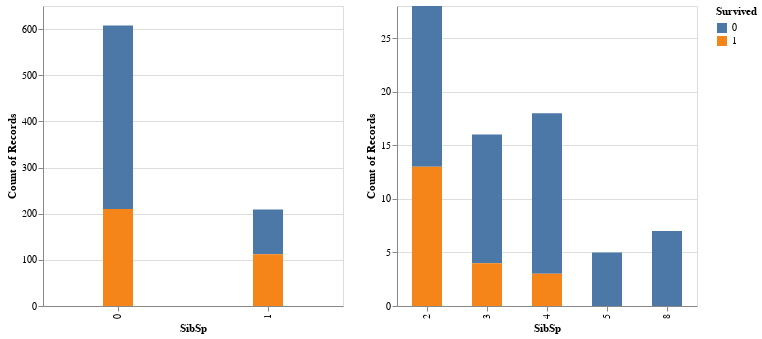

Write notebook code for a chart like this one.
### Markdown cell above
#### SibSp

### Code cell
sibsp1 = alt.Chart(data[data.SibSp<2]).mark_bar(size=30).encode(
    alt.X('SibSp:O'
         ),
    alt.Y('count(SibSp)'
         ),
    color='Survived:N'
    ).properties(width=300)

sibsp2 = alt.Chart(data[data.SibSp>=2]).mark_bar(size=30).encode(
    alt.X('SibSp:O'
         ),
    alt.Y('count(SibSp)'
         ),
    color='Survived:N'
    ).properties(width=300)

sibsp1 | sibsp2

### Figure 1 — Vega-Lite specification as saved in the notebook (floating-point values rounded to 4 significant figures; data arrays with more than 128 entries replaced by an {"elided": "..."} marker saying what was removed)
{"config": {"view": {"continuousWidth": 400, "continuousHeight": 300}}, "hconcat": [{"data": {"name": "data-114ed2adc50cb4a4e5c0cd982de52f1a"}, "mark": {"type": "bar", "size": 30}, "encoding": {"color": {"field": "Survived", "type": "nominal"}, "x": {"field": "SibSp", "type": "ordinal"}, "y": {"aggregate": "count", "field": "SibSp", "type": "quantitative"}}, "width": 300}, {"data": {"name": "data-793f9df5f7794fa8d683125e96cc0e83"}, "mark": {"type": "bar", "size": 30}, "encoding": {"color": {"field": "Survived", "type": "nominal"}, "x": {"field": "SibSp", "type": "ordinal"}, "y": {"aggregate": "count", "field": "SibSp", "type": "quantitative"}}, "width": 300}], "$schema": "https://vega.github.io/schema/vega-lite/v4.17.0.json", "datasets": {"data-114ed2adc50cb4a4e5c0cd982de52f1a": {"elided": "817 records"}, "data-793f9df5f7794fa8d683125e96cc0e83": [{"PassengerId": 8, "Survived": 0, "Pclass": 3, "Name": "Palsson, Master. Gosta Leonard", "Sex": "male", "Age": 2.0, "SibSp": 3, "Parch": 1, "Ticket": "349909", "Fare": 21.07, "Cabin": null, "Embarked": "S"}, {"PassengerId": 17, "Survived": 0, "Pclass": 3, "Name": "Rice, Master. Eugene", "Sex": "male", "Age": 2.0, "SibSp": 4, "Parch": 1, "Ticket": "382652", "Fare": 29.12, "Cabin": null, "Embarked": "Q"}, {"PassengerId": 25, "Survived": 0, "Pclass": 3, "Name": "Palsson, Miss. Torborg Danira", "Sex": "female", "Age": 8.0, "SibSp": 3, "Parch": 1, "Ticket": "349909", "Fare": 21.07, "Cabin": null, "Embarked": "S"}, {"PassengerId": 28, "Survived": 0, "Pclass": 1, "Name": "Fortune, Mr. Charles Alexander", "Sex": "male", "Age": 19.0, "SibSp": 3, "Parch": 2, "Ticket": "19950", "Fare": 263.0, "Cabin": "C23 C25 C27", "Embarked": "S"}, {"PassengerId": 39, "Survived": 0, "Pclass": 3, "Name": "Vander Planke, Miss. Augusta Maria", "Sex": "female", "Age": 18.0, "SibSp": 2, "Parch": 0, "Ticket": "345764", "Fare": 18.0, "Cabin": null, "Embarked": "S"}, {"PassengerId": 49, "Survived": 0, "Pclass": 3, "Name": "Samaan, Mr. Youssef", "Sex": "male", "Age": null, "SibSp": 2, "Parch": 0, "Ticket": "2662", "Fare": 21.68, "Cabin": null, "Embarked": "C"}, {"PassengerId": 51, "Survived": 0, "Pclass": 3, "Name": "Panula, Master. Juha Niilo", "Sex": "male", "Age": 7.0, "SibSp": 4, "Parch": 1, "Ticket": "3101295", "Fare": 39.69, "Cabin": null, "Embarked": "S"}, {"PassengerId": 60, "Survived": 0, "Pclass": 3, "Name": "Goodwin, Master. William Frederick", "Sex": "male", "Age": 11.0, "SibSp": 5, "Parch": 2, "Ticket": "CA 2144", "Fare": 46.9, "Cabin": null, "Embarked": "S"}, {"PassengerId": 64, "Survived": 0, "Pclass": 3, "Name": "Skoog, Master. Harald", "Sex": "male", "Age": 4.0, "SibSp": 3, "Parch": 2, "Ticket": "347088", "Fare": 27.9, "Cabin": null, "Embarked": "S"}, {"PassengerId": 69, "Survived": 1, "Pclass": 3, "Name": "Andersson, Miss. Erna Alexandra", "Sex": "female", "Age": 17.0, "SibSp": 4, "Parch": 2, "Ticket": "3101281", "Fare": 7.925, "Cabin": null, "Embarked": "S"}, {"PassengerId": 70, "Survived": 0, "Pclass": 3, "Name": "Kink, Mr. Vincenz", "Sex": "male", "Age": 26.0, "SibSp": 2, "Parch": 0, "Ticket": "315151", "Fare": 8.662, "Cabin": null, "Embarked": "S"}, {"PassengerId": 72, "Survived": 0, "Pclass": 3, "Name": "Goodwin, Miss. Lillian Amy", "Sex": "female", "Age": 16.0, "SibSp": 5, "Parch": 2, "Ticket": "CA 2144", "Fare": 46.9, "Cabin": null, "Embarked": "S"}, {"PassengerId": 86, "Survived": 1, "Pclass": 3, "Name": "Backstrom, Mrs. Karl Alfred (Maria Mathilda Gustafsson)", "Sex": "female", "Age": 33.0, "SibSp": 3, "Parch": 0, "Ticket": "3101278", "Fare": 15.85, "Cabin": null, "Embarked": "S"}, {"PassengerId": 89, "Survived": 1, "Pclass": 1, "Name": "Fortune, Miss. Mabel Helen", "Sex": "female", "Age": 23.0, "SibSp": 3, "Parch": 2, "Ticket": "19950", "Fare": 263.0, "Cabin": "C23 C25 C27", "Embarked": "S"}, {"PassengerId": 105, "Survived": 0, "Pclass": 3, "Name": "Gustafsson, Mr. Anders Vilhelm", "Sex": "male", "Age": 37.0, "SibSp": 2, "Parch": 0, "Ticket": "3101276", "Fare": 7.925, "Cabin": null, "Embarked": "S"}, {"PassengerId": 120, "Survived": 0, "Pclass": 3, "Name": "Andersson, Miss. Ellis Anna Maria", "Sex": "female", "Age": 2.0, "SibSp": 4, "Parch": 2, "Ticket": "347082", "Fare": 31.27, "Cabin": null, "Embarked": "S"}, {"PassengerId": 121, "Survived": 0, "Pclass": 2, "Name": "Hickman, Mr. Stanley George", "Sex": "male", "Age": 21.0, "SibSp": 2, "Parch": 0, "Ticket": "S.O.C. 14879", "Fare": 73.5, "Cabin": null, "Embarked": "S"}, {"PassengerId": 148, "Survived": 0, "Pclass": 3, "Name": "Ford, Miss. Robina Maggie \"Ruby\"", "Sex": "female", "Age": 9.0, "SibSp": 2, "Parch": 2, "Ticket": "W./C. 6608", "Fare": 34.38, "Cabin": null, "Embarked": "S"}, {"PassengerId": 160, "Survived": 0, "Pclass": 3, "Name": "Sage, Master. Thomas Henry", "Sex": "male", "Age": null, "SibSp": 8, "Parch": 2, "Ticket": "CA. 2343", "Fare": 69.55, "Cabin": null, "Embarked": "S"}, {"PassengerId": 165, "Survived": 0, "Pclass": 3, "Name": "Panula, Master. Eino Viljami", "Sex": "male", "Age": 1.0, "SibSp": 4, "Parch": 1, "Ticket": "3101295", "Fare": 39.69, "Cabin": null, "Embarked": "S"}, {"PassengerId": 172, "Survived": 0, "Pclass": 3, "Name": "Rice, Master. Arthur", "Sex": "male", "Age": 4.0, "SibSp": 4, "Parch": 1, "Ticket": "382652", "Fare": 29.12, "Cabin": null, "Embarked": "Q"}, {"PassengerId": 177, "Survived": 0, "Pclass": 3, "Name": "Lefebre, Master. Henry Forbes", "Sex": "male", "Age": null, "SibSp": 3, "Parch": 1, "Ticket": "4133", "Fare": 25.47, "Cabin": null, "Embarked": "S"}, {"PassengerId": 181, "Survived": 0, "Pclass": 3, "Name": "Sage, Miss. Constance Gladys", "Sex": "female", "Age": null, "SibSp": 8, "Parch": 2, "Ticket": "CA. 2343", "Fare": 69.55, "Cabin": null, "Embarked": "S"}, {"PassengerId": 183, "Survived": 0, "Pclass": 3, "Name": "Asplund, Master. Clarence Gustaf Hugo", "Sex": "male", "Age": 9.0, "SibSp": 4, "Parch": 2, "Ticket": "347077", "Fare": 31.39, "Cabin": null, "Embarked": "S"}, {"PassengerId": 184, "Survived": 1, "Pclass": 2, "Name": "Becker, Master. Richard F", "Sex": "male", "Age": 1.0, "SibSp": 2, "Parch": 1, "Ticket": "230136", "Fare": 39.0, "Cabin": "F4", "Embarked": "S"}, {"PassengerId": 202, "Survived": 0, "Pclass": 3, "Name": "Sage, Mr. Frederick", "Sex": "male", "Age": null, "SibSp": 8, "Parch": 2, "Ticket": "CA. 2343", "Fare": 69.55, "Cabin": null, "Embarked": "S"}, {"PassengerId": 230, "Survived": 0, "Pclass": 3, "Name": "Lefebre, Miss. Mathilde", "Sex": "female", "Age": null, "SibSp": 3, "Parch": 1, "Ticket": "4133", "Fare": 25.47, "Cabin": null, "Embarked": "S"}, {"PassengerId": 234, "Survived": 1, "Pclass": 3, "Name": "Asplund, Miss. Lillian Gertrud", "Sex": "female", "Age": 5.0, "SibSp": 4, "Parch": 2, "Ticket": "347077", "Fare": 31.39, "Cabin": null, "Embarked": "S"}, {"PassengerId": 246, "Survived": 0, "Pclass": 1, "Name": "Minahan, Dr. William Edward", "Sex": "male", "Age": 44.0, "SibSp": 2, "Parch": 0, "Ticket": "19928", "Fare": 90.0, "Cabin": "C78", "Embarked": "Q"}, {"PassengerId": 262, "Survived": 1, "Pclass": 3, "Name": "Asplund, Master. Edvin Rojj Felix", "Sex": "male", "Age": 3.0, "SibSp": 4, "Parch": 2, "Ticket": "347077", "Fare": 31.39, "Cabin": null, "Embarked": "S"}, {"PassengerId": 267, "Survived": 0, "Pclass": 3, "Name": "Panula, Mr. Ernesti Arvid", "Sex": "male", "Age": 16.0, "SibSp": 4, "Parch": 1, "Ticket": "3101295", "Fare": 39.69, "Cabin": null, "Embarked": "S"}, {"PassengerId": 279, "Survived": 0, "Pclass": 3, "Name": "Rice, Master. Eric", "Sex": "male", "Age": 7.0, "SibSp": 4, "Parch": 1, "Ticket": "382652", "Fare": 29.12, "Cabin": null, "Embarked": "Q"}, {"PassengerId": 302, "Survived": 1, "Pclass": 3, "Name": "McCoy, Mr. Bernard", "Sex": "male", "Age": null, "SibSp": 2, "Parch": 0, "Ticket": "367226", "Fare": 23.25, "Cabin": null, "Embarked": "Q"}, {"PassengerId": 312, "Survived": 1, "Pclass": 1, "Name": "Ryerson, Miss. Emily Borie", "Sex": "female", "Age": 18.0, "SibSp": 2, "Parch": 2, "Ticket": "PC 17608", "Fare": 262.4, "Cabin": "B57 B59 B63 B66", "Embarked": "C"}, {"PassengerId": 325, "Survived": 0, "Pclass": 3, "Name": "Sage, Mr. George John Jr", "Sex": "male", "Age": null, "SibSp": 8, "Parch": 2, "Ticket": "CA. 2343", "Fare": 69.55, "Cabin": null, "Embarked": "S"}, {"PassengerId": 331, "Survived": 1, "Pclass": 3, "Name": "McCoy, Miss. Agnes", "Sex": "female", "Age": null, "SibSp": 2, "Parch": 0, "Ticket": "367226", "Fare": 23.25, "Cabin": null, "Embarked": "Q"}, {"PassengerId": 334, "Survived": 0, "Pclass": 3, "Name": "Vander Planke, Mr. Leo Edmondus", "Sex": "male", "Age": 16.0, "SibSp": 2, "Parch": 0, "Ticket": "345764", "Fare": 18.0, "Cabin": null, "Embarked": "S"}, {"PassengerId": 342, "Survived": 1, "Pclass": 1, "Name": "Fortune, Miss. Alice Elizabeth", "Sex": "female", "Age": 24.0, "SibSp": 3, "Parch": 2, "Ticket": "19950", "Fare": 263.0, "Cabin": "C23 C25 C27", "Embarked": "S"}, {"PassengerId": 375, "Survived": 0, "Pclass": 3, "Name": "Palsson, Miss. Stina Viola", "Sex": "female", "Age": 3.0, "SibSp": 3, "Parch": 1, "Ticket": "349909", "Fare": 21.07, "Cabin": null, "Embarked": "S"}, {"PassengerId": 387, "Survived": 0, "Pclass": 3, "Name": "Goodwin, Master. Sidney Leonard", "Sex": "male", "Age": 1.0, "SibSp": 5, "Parch": 2, "Ticket": "CA 2144", "Fare": 46.9, "Cabin": null, "Embarked": "S"}, {"PassengerId": 393, "Survived": 0, "Pclass": 3, "Name": "Gustafsson, Mr. Johan Birger", "Sex": "male", "Age": 28.0, "SibSp": 2, "Parch": 0, "Ticket": "3101277", "Fare": 7.925, "Cabin": null, "Embarked": "S"}, {"PassengerId": 410, "Survived": 0, "Pclass": 3, "Name": "Lefebre, Miss. Ida", "Sex": "female", "Age": null, "SibSp": 3, "Parch": 1, "Ticket": "4133", "Fare": 25.47, "Cabin": null, "Embarked": "S"}, {"PassengerId": 437, "Survived": 0, "Pclass": 3, "Name": "Ford, Miss. Doolina Margaret \"Daisy\"", "Sex": "female", "Age": 21.0, "SibSp": 2, "Parch": 2, "Ticket": "W./C. 6608", "Fare": 34.38, "Cabin": null, "Embarked": "S"}, {"PassengerId": 438, "Survived": 1, "Pclass": 2, "Name": "Richards, Mrs. Sidney (Emily Hocking)", "Sex": "female", "Age": 24.0, "SibSp": 2, "Parch": 3, "Ticket": "29106", "Fare": 18.75, "Cabin": null, "Embarked": "S"}, {"PassengerId": 449, "Survived": 1, "Pclass": 3, "Name": "Baclini, Miss. Marie Catherine", "Sex": "female", "Age": 5.0, "SibSp": 2, "Parch": 1, "Ticket": "2666", "Fare": 19.26, "Cabin": null, "Embarked": "C"}, {"PassengerId": 470, "Survived": 1, "Pclass": 3, "Name": "Baclini, Miss. Helene Barbara", "Sex": "female", "Age": 0.75, "SibSp": 2, "Parch": 1, "Ticket": "2666", "Fare": 19.26, "Cabin": null, "Embarked": "C"}, {"PassengerId": 481, "Survived": 0, "Pclass": 3, "Name": "Goodwin, Master. Harold Victor", "Sex": "male", "Age": 9.0, "SibSp": 5, "Parch": 2, "Ticket": "CA 2144", "Fare": 46.9, "Cabin": null, "Embarked": "S"}, {"PassengerId": 486, "Survived": 0, "Pclass": 3, "Name": "Lefebre, Miss. Jeannie", "Sex": "female", "Age": null, "SibSp": 3, "Parch": 1, "Ticket": "4133", "Fare": 25.47, "Cabin": null, "Embarked": "S"}, {"PassengerId": 530, "Survived": 0, "Pclass": 2, "Name": "Hocking, Mr. Richard George", "Sex": "male", "Age": 23.0, "SibSp": 2, "Parch": 1, "Ticket": "29104", "Fare": 11.5, "Cabin": null, "Embarked": "S"}, {"PassengerId": 542, "Survived": 0, "Pclass": 3, "Name": "Andersson, Miss. Ingeborg Constanzia", "Sex": "female", "Age": 9.0, "SibSp": 4, "Parch": 2, "Ticket": "347082", "Fare": 31.27, "Cabin": null, "Embarked": "S"}, {"PassengerId": 543, "Survived": 0, "Pclass": 3, "Name": "Andersson, Miss. Sigrid Elisabeth", "Sex": "female", "Age": 11.0, "SibSp": 4, "Parch": 2, "Ticket": "347082", "Fare": 31.27, "Cabin": null, "Embarked": "S"}, {"PassengerId": 566, "Survived": 0, "Pclass": 3, "Name": "Davies, Mr. Alfred J", "Sex": "male", "Age": 24.0, "SibSp": 2, "Parch": 0, "Ticket": "A/4 48871", "Fare": 24.15, "Cabin": null, "Embarked": "S"}, {"PassengerId": 572, "Survived": 1, "Pclass": 1, "Name": "Appleton, Mrs. Edward Dale (Charlotte Lamson)", "Sex": "female", "Age": 53.0, "SibSp": 2, "Parch": 0, "Ticket": "11769", "Fare": 51.48, "Cabin": "C101", "Embarked": "S"}, {"PassengerId": 601, "Survived": 1, "Pclass": 2, "Name": "Jacobsohn, Mrs. Sidney Samuel (Amy Frances Christy)", "Sex": "female", "Age": 24.0, "SibSp": 2, "Parch": 1, "Ticket": "243847", "Fare": 27.0, "Cabin": null, "Embarked": "S"}, {"PassengerId": 619, "Survived": 1, "Pclass": 2, "Name": "Becker, Miss. Marion Louise", "Sex": "female", "Age": 4.0, "SibSp": 2, "Parch": 1, "Ticket": "230136", "Fare": 39.0, "Cabin": "F4", "Embarked": "S"}, {"PassengerId": 635, "Survived": 0, "Pclass": 3, "Name": "Skoog, Miss. Mabel", "Sex": "female", "Age": 9.0, "SibSp": 3, "Parch": 2, "Ticket": "347088", "Fare": 27.9, "Cabin": null, "Embarked": "S"}, {"PassengerId": 643, "Survived": 0, "Pclass": 3, "Name": "Skoog, Miss. Margit Elizabeth", "Sex": "female", "Age": 2.0, "SibSp": 3, "Parch": 2, "Ticket": "347088", "Fare": 27.9, "Cabin": null, "Embarked": "S"}, {"PassengerId": 645, "Survived": 1, "Pclass": 3, "Name": "Baclini, Miss. Eugenie", "Sex": "female", "Age": 0.75, "SibSp": 2, "Parch": 1, "Ticket": "2666", "Fare": 19.26, "Cabin": null, "Embarked": "C"}, {"PassengerId": 656, "Survived": 0, "Pclass": 2, "Name": "Hickman, Mr. Leonard Mark", "Sex": "male", "Age": 24.0, "SibSp": 2, "Parch": 0, "Ticket": "S.O.C. 14879", "Fare": 73.5, "Cabin": null, "Embarked": "S"}, {"PassengerId": 661, "Survived": 1, "Pclass": 1, "Name": "Frauenthal, Dr. Henry William", "Sex": "male", "Age": 50.0, "SibSp": 2, "Parch": 0, "Ticket": "PC 17611", "Fare": 133.7, "Cabin": null, "Embarked": "S"}, {"PassengerId": 666, "Survived": 0, "Pclass": 2, "Name": "Hickman, Mr. Lewis", "Sex": "male", "Age": 32.0, "SibSp": 2, "Parch": 0, "Ticket": "S.O.C. 14879", "Fare": 73.5, "Cabin": null, "Embarked": "S"}, {"PassengerId": 684, "Survived": 0, "Pclass": 3, "Name": "Goodwin, Mr. Charles Edward", "Sex": "male", "Age": 14.0, "SibSp": 5, "Parch": 2, "Ticket": "CA 2144", "Fare": 46.9, "Cabin": null, "Embarked": "S"}, {"PassengerId": 687, "Survived": 0, "Pclass": 3, "Name": "Panula, Mr. Jaako Arnold", "Sex": "male", "Age": 14.0, "SibSp": 4, "Parch": 1, "Ticket": "3101295", "Fare": 39.69, "Cabin": null, "Embarked": "S"}, {"PassengerId": 727, "Survived": 1, "Pclass": 2, "Name": "Renouf, Mrs. Peter Henry (Lillian Jefferys)", "Sex": "female", "Age": 30.0, "SibSp": 3, "Parch": 0, "Ticket": "31027", "Fare": 21.0, "Cabin": null, "Embarked": "S"}, {"PassengerId": 743, "Survived": 1, "Pclass": 1, "Name": "Ryerson, Miss. Susan Parker \"Suzette\"", "Sex": "female", "Age": 21.0, "SibSp": 2, "Parch": 2, "Ticket": "PC 17608", "Fare": 262.4, "Cabin": "B57 B59 B63 B66", "Embarked": "C"}, {"PassengerId": 788, "Survived": 0, "Pclass": 3, "Name": "Rice, Master. George Hugh", "Sex": "male", "Age": 8.0, "SibSp": 4, "Parch": 1, "Ticket": "382652", "Fare": 29.12, "Cabin": null, "Embarked": "Q"}, {"PassengerId": 793, "Survived": 0, "Pclass": 3, "Name": "Sage, Miss. Stella Anna", "Sex": "female", "Age": null, "SibSp": 8, "Parch": 2, "Ticket": "CA. 2343", "Fare": 69.55, "Cabin": null, "Embarked": "S"}, {"PassengerId": 814, "Survived": 0, "Pclass": 3, "Name": "Andersson, Miss. Ebba Iris Alfrida", "Sex": "female", "Age": 6.0, "SibSp": 4, "Parch": 2, "Ticket": "347082", "Fare": 31.27, "Cabin": null, "Embarked": "S"}, {"PassengerId": 820, "Survived": 0, "Pclass": 3, "Name": "Skoog, Master. Karl Thorsten", "Sex": "male", "Age": 10.0, "SibSp": 3, "Parch": 2, "Ticket": "347088", "Fare": 27.9, "Cabin": null, "Embarked": "S"}, {"PassengerId": 825, "Survived": 0, "Pclass": 3, "Name": "Panula, Master. Urho Abraham", "Sex": "male", "Age": 2.0, "SibSp": 4, "Parch": 1, "Ticket": "3101295", "Fare": 39.69, "Cabin": null, "Embarked": "S"}, {"PassengerId": 847, "Survived": 0, "Pclass": 3, "Name": "Sage, Mr. Douglas Bullen", "Sex": "male", "Age": null, "SibSp": 8, "Parch": 2, "Ticket": "CA. 2343", "Fare": 69.55, "Cabin": null, "Embarked": "S"}, {"PassengerId": 851, "Survived": 0, "Pclass": 3, "Name": "Andersson, Master. Sigvard Harald Elias", "Sex": "male", "Age": 4.0, "SibSp": 4, "Parch": 2, "Ticket": "347082", "Fare": 31.27, "Cabin": null, "Embarked": "S"}, {"PassengerId": 861, "Survived": 0, "Pclass": 3, "Name": "Hansen, Mr. Claus Peter", "Sex": "male", "Age": 41.0, "SibSp": 2, "Parch": 0, "Ticket": "350026", "Fare": 14.11, "Cabin": null, "Embarked": "S"}, {"PassengerId": 864, "Survived": 0, "Pclass": 3, "Name": "Sage, Miss. Dorothy Edith \"Dolly\"", "Sex": "female", "Age": null, "SibSp": 8, "Parch": 2, "Ticket": "CA. 2343", "Fare": 69.55, "Cabin": null, "Embarked": "S"}]}}
